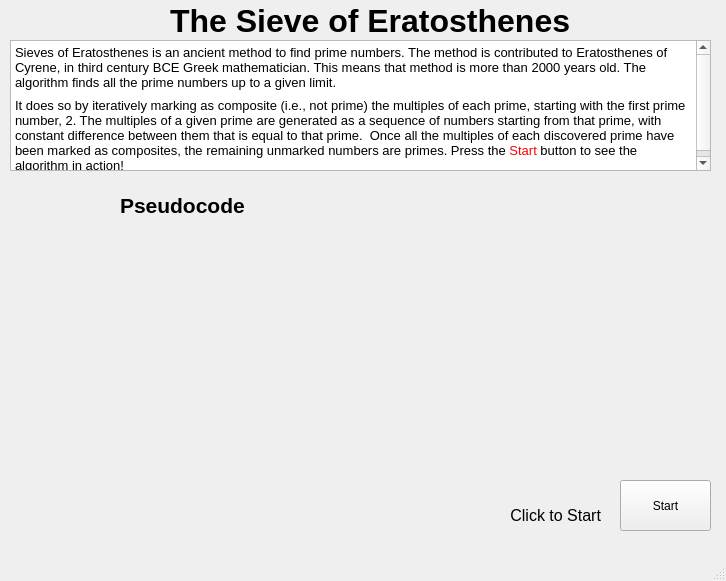
<?xml version="1.0" encoding="UTF-8"?>
<ui version="4.0">
 <class>SieveWindow</class>
 <widget class="QMainWindow" name="SieveWindow">
  <property name="geometry">
   <rect>
    <x>0</x>
    <y>0</y>
    <width>726</width>
    <height>581</height>
   </rect>
  </property>
  <property name="windowTitle">
   <string>MainWindow</string>
  </property>
  <widget class="QWidget" name="centralwidget">
   <widget class="QTextBrowser" name="textBrowser">
    <property name="geometry">
     <rect>
      <x>10</x>
      <y>40</y>
      <width>701</width>
      <height>131</height>
     </rect>
    </property>
    <property name="html">
     <string>&lt;!DOCTYPE HTML PUBLIC &quot;-//W3C//DTD HTML 4.0//EN&quot; &quot;http://www.w3.org/TR/REC-html40/strict.dtd&quot;&gt;
&lt;html&gt;&lt;head&gt;&lt;meta name=&quot;qrichtext&quot; content=&quot;1&quot; /&gt;&lt;style type=&quot;text/css&quot;&gt;
p, li { white-space: pre-wrap; }
&lt;/style&gt;&lt;/head&gt;&lt;body style=&quot; font-family:'MS Shell Dlg 2'; font-size:8.25pt; font-weight:400; font-style:normal;&quot;&gt;
&lt;p style=&quot; margin-top:0px; margin-bottom:8px; margin-left:0px; margin-right:0px; -qt-block-indent:0; text-indent:0px;&quot;&gt;&lt;span style=&quot; font-family:'Helvetica'; font-size:10pt; color:#000000;&quot;&gt;Sieves of Eratosthenes is an ancient method to find prime numbers. The method is contributed to Eratosthenes of Cyrene, in third century BCE Greek mathematician. This means that method is more than 2000 years old. The algorithm finds all the prime numbers up to a given limit. &lt;/span&gt;&lt;/p&gt;
&lt;p style=&quot; margin-top:0px; margin-bottom:8px; margin-left:0px; margin-right:0px; -qt-block-indent:0; text-indent:0px;&quot;&gt;&lt;span style=&quot; font-family:'Helvetica'; font-size:10pt; color:#000000;&quot;&gt;It does so by iteratively marking as composite (i.e., not prime) the multiples of each prime, starting with the first prime number, 2. The multiples of a given prime are generated as a sequence of numbers starting from that prime, with constant difference between them that is equal to that prime.  Once all the multiples of each discovered prime have been marked as composites, the remaining unmarked numbers are primes. &lt;/span&gt;&lt;span style=&quot; font-size:10pt;&quot;&gt;Press the &lt;/span&gt;&lt;span style=&quot; font-size:10pt; color:#ff0000;&quot;&gt;Start&lt;/span&gt;&lt;span style=&quot; font-size:10pt;&quot;&gt; button to see the algorithm in action!&lt;/span&gt;&lt;/p&gt;&lt;/body&gt;&lt;/html&gt;</string>
    </property>
   </widget>
   <widget class="QPushButton" name="visualisedButton">
    <property name="geometry">
     <rect>
      <x>620</x>
      <y>480</y>
      <width>91</width>
      <height>51</height>
     </rect>
    </property>
    <property name="text">
     <string>Start</string>
    </property>
   </widget>
   <widget class="QLabel" name="infoLabel">
    <property name="geometry">
     <rect>
      <x>280</x>
      <y>500</y>
      <width>321</width>
      <height>31</height>
     </rect>
    </property>
    <property name="font">
     <font>
      <pointsize>12</pointsize>
     </font>
    </property>
    <property name="text">
     <string>Click to Start</string>
    </property>
    <property name="alignment">
     <set>Qt::AlignRight|Qt::AlignTrailing|Qt::AlignVCenter</set>
    </property>
   </widget>
   <widget class="QWidget" name="gridLayoutWidget">
    <property name="geometry">
     <rect>
      <x>390</x>
      <y>180</y>
      <width>321</width>
      <height>291</height>
     </rect>
    </property>
    <layout class="QGridLayout" name="gridLayout"/>
   </widget>
   <widget class="QLabel" name="label">
    <property name="geometry">
     <rect>
      <x>120</x>
      <y>190</y>
      <width>131</width>
      <height>31</height>
     </rect>
    </property>
    <property name="font">
     <font>
      <pointsize>16</pointsize>
      <weight>75</weight>
      <bold>true</bold>
     </font>
    </property>
    <property name="text">
     <string>Pseudocode</string>
    </property>
   </widget>
   <widget class="QLabel" name="algo1img">
    <property name="geometry">
     <rect>
      <x>10</x>
      <y>210</y>
      <width>351</width>
      <height>271</height>
     </rect>
    </property>
    <property name="text">
     <string/>
    </property>
    <property name="pixmap">
     <pixmap resource="res.qrc">:/img/algorithm1.PNG</pixmap>
    </property>
   </widget>
   <widget class="QLabel" name="label_2">
    <property name="geometry">
     <rect>
      <x>170</x>
      <y>0</y>
      <width>431</width>
      <height>41</height>
     </rect>
    </property>
    <property name="font">
     <font>
      <pointsize>24</pointsize>
      <weight>75</weight>
      <bold>true</bold>
     </font>
    </property>
    <property name="text">
     <string>The Sieve of Eratosthenes</string>
    </property>
   </widget>
  </widget>
  <widget class="QMenuBar" name="menubar">
   <property name="geometry">
    <rect>
     <x>0</x>
     <y>0</y>
     <width>726</width>
     <height>20</height>
    </rect>
   </property>
  </widget>
  <widget class="QStatusBar" name="statusbar"/>
 </widget>
 <resources>
  <include location="res.qrc"/>
 </resources>
 <connections/>
</ui>
